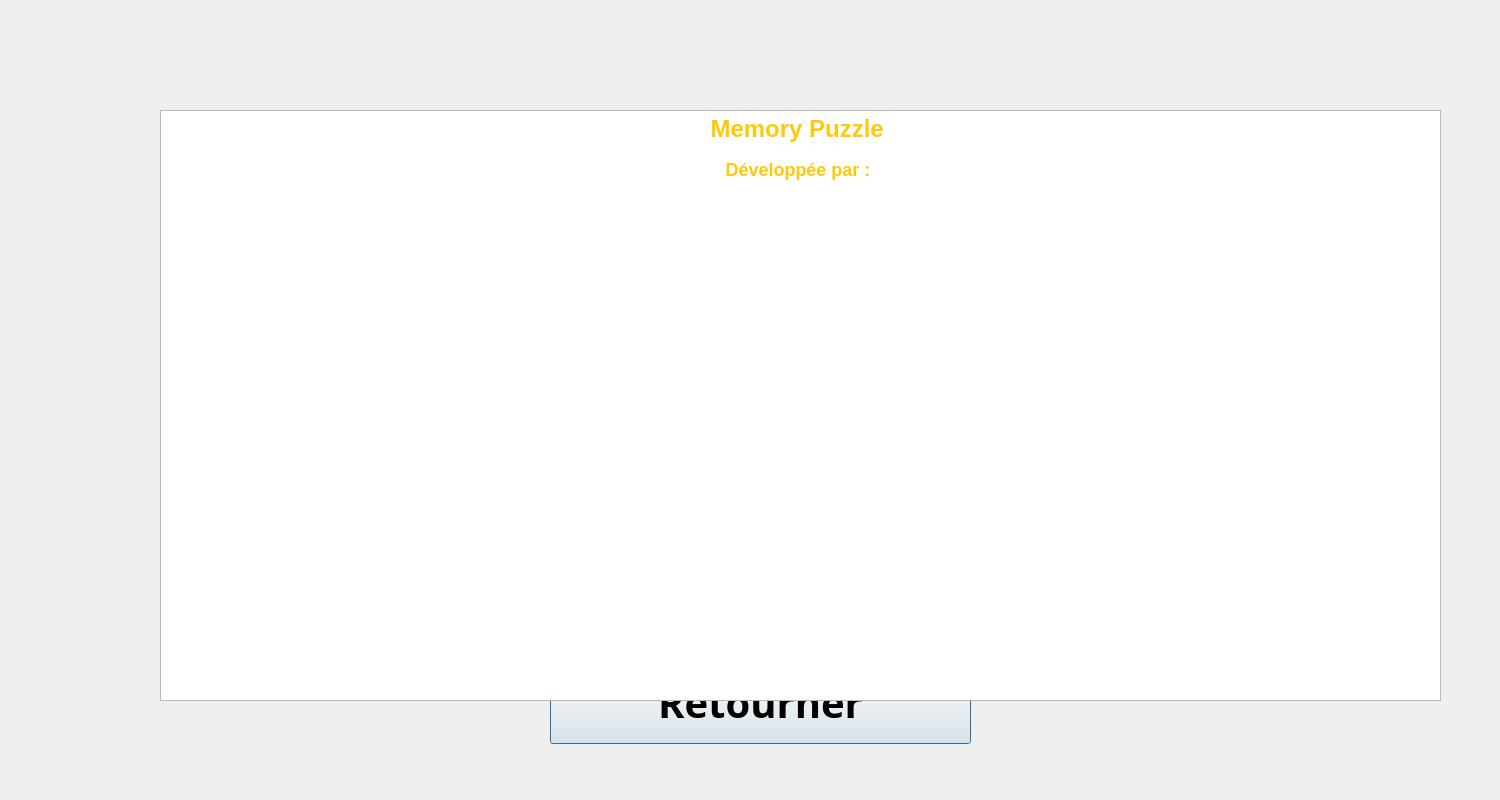
<?xml version="1.0" encoding="UTF-8"?>
<ui version="4.0">
 <class>Apropos</class>
 <widget class="QDialog" name="Apropos">
  <property name="geometry">
   <rect>
    <x>0</x>
    <y>0</y>
    <width>1500</width>
    <height>800</height>
   </rect>
  </property>
  <property name="windowTitle">
   <string>Dialog</string>
  </property>
  <property name="styleSheet">
   <string notr="true"/>
  </property>
  <widget class="QPushButton" name="pushButton4">
   <property name="geometry">
    <rect>
     <x>550</x>
     <y>660</y>
     <width>421</width>
     <height>84</height>
    </rect>
   </property>
   <property name="font">
    <font>
     <family>Niagara Solid</family>
     <pointsize>30</pointsize>
     <weight>75</weight>
     <bold>true</bold>
    </font>
   </property>
   <property name="text">
    <string>Retourner</string>
   </property>
  </widget>
  <widget class="QTextBrowser" name="textBrowser">
   <property name="geometry">
    <rect>
     <x>160</x>
     <y>110</y>
     <width>1281</width>
     <height>591</height>
    </rect>
   </property>
   <property name="html">
    <string>&lt;!DOCTYPE HTML PUBLIC &quot;-//W3C//DTD HTML 4.0//EN&quot; &quot;http://www.w3.org/TR/REC-html40/strict.dtd&quot;&gt;
&lt;html&gt;&lt;head&gt;&lt;meta name=&quot;qrichtext&quot; content=&quot;1&quot; /&gt;&lt;title&gt;Document&lt;/title&gt;&lt;style type=&quot;text/css&quot;&gt;
p, li { white-space: pre-wrap; }
&lt;/style&gt;&lt;/head&gt;&lt;body style=&quot; font-family:'MS Shell Dlg 2'; font-size:7.8pt; font-weight:400; font-style:normal;&quot;&gt;
&lt;h1 align=&quot;center&quot; style=&quot; margin-top:50px; margin-bottom:12px; margin-left:37px; margin-right:37px; -qt-block-indent:0; text-indent:0px;&quot;&gt;&lt;span style=&quot; font-family:'Roboto'; font-size:26pt; font-weight:600; color:#ffc909;&quot;&gt;Memory Puzzle &lt;/span&gt;&lt;/h1&gt;
&lt;h2 align=&quot;center&quot; style=&quot; margin-top:16px; margin-bottom:12px; margin-left:37px; margin-right:37px; -qt-block-indent:0; text-indent:0px;&quot;&gt;&lt;span style=&quot; font-family:'Roboto'; font-size:24pt; font-weight:600; color:#ffc909;&quot;&gt;Développée par : &lt;/span&gt;&lt;/h2&gt;
&lt;p style=&quot;-qt-paragraph-type:empty; margin-top:12px; margin-bottom:12px; margin-left:37px; margin-right:37px; -qt-block-indent:0; text-indent:0px;&quot;&gt;&lt;br /&gt;&lt;/p&gt;
&lt;p style=&quot; margin-top:12px; margin-bottom:12px; margin-left:37px; margin-right:37px; -qt-block-indent:0; text-indent:0px;&quot;&gt;&lt;span style=&quot; font-family:'Roboto'; font-size:16pt; font-weight:600; color:#000000;&quot;&gt;	&lt;/span&gt;&lt;span style=&quot; font-family:'Roboto'; font-size:16pt; font-weight:600; color:#ffffff;&quot;&gt;Boubakri Ibrahim    	      Ghorbel Mahmoud Hedi   		     Hmissa Adem &lt;/span&gt;&lt;/p&gt;
&lt;p style=&quot;-qt-paragraph-type:empty; margin-top:12px; margin-bottom:12px; margin-left:37px; margin-right:37px; -qt-block-indent:0; text-indent:0px;&quot;&gt;&lt;br /&gt;&lt;/p&gt;
&lt;p style=&quot;-qt-paragraph-type:empty; margin-top:12px; margin-bottom:12px; margin-left:37px; margin-right:37px; -qt-block-indent:0; text-indent:0px;&quot;&gt;&lt;br /&gt;&lt;/p&gt;&lt;/body&gt;&lt;/html&gt;</string>
   </property>
  </widget>
  <widget class="QLabel" name="ibrahim">
   <property name="geometry">
    <rect>
     <x>240</x>
     <y>320</y>
     <width>334</width>
     <height>271</height>
    </rect>
   </property>
   <property name="text">
    <string/>
   </property>
   <property name="scaledContents">
    <bool>true</bool>
   </property>
   <property name="alignment">
    <set>Qt::AlignLeading|Qt::AlignLeft|Qt::AlignVCenter</set>
   </property>
   <property name="textInteractionFlags">
    <set>Qt::LinksAccessibleByMouse</set>
   </property>
  </widget>
  <widget class="QLabel" name="mahmoud">
   <property name="geometry">
    <rect>
     <x>650</x>
     <y>320</y>
     <width>321</width>
     <height>271</height>
    </rect>
   </property>
   <property name="text">
    <string/>
   </property>
   <property name="scaledContents">
    <bool>true</bool>
   </property>
   <property name="alignment">
    <set>Qt::AlignLeading|Qt::AlignLeft|Qt::AlignVCenter</set>
   </property>
   <property name="textInteractionFlags">
    <set>Qt::LinksAccessibleByMouse</set>
   </property>
  </widget>
  <widget class="QLabel" name="adem">
   <property name="geometry">
    <rect>
     <x>1050</x>
     <y>310</y>
     <width>341</width>
     <height>271</height>
    </rect>
   </property>
   <property name="text">
    <string/>
   </property>
   <property name="scaledContents">
    <bool>true</bool>
   </property>
   <property name="alignment">
    <set>Qt::AlignLeading|Qt::AlignLeft|Qt::AlignVCenter</set>
   </property>
   <property name="textInteractionFlags">
    <set>Qt::LinksAccessibleByMouse</set>
   </property>
  </widget>
 </widget>
 <tabstops>
  <tabstop>pushButton4</tabstop>
  <tabstop>textBrowser</tabstop>
 </tabstops>
 <resources/>
 <connections>
  <connection>
   <sender>pushButton4</sender>
   <signal>clicked()</signal>
   <receiver>Apropos</receiver>
   <slot>accept()</slot>
   <hints>
    <hint type="sourcelabel">
     <x>664</x>
     <y>709</y>
    </hint>
    <hint type="destinationlabel">
     <x>349</x>
     <y>741</y>
    </hint>
   </hints>
  </connection>
 </connections>
</ui>
